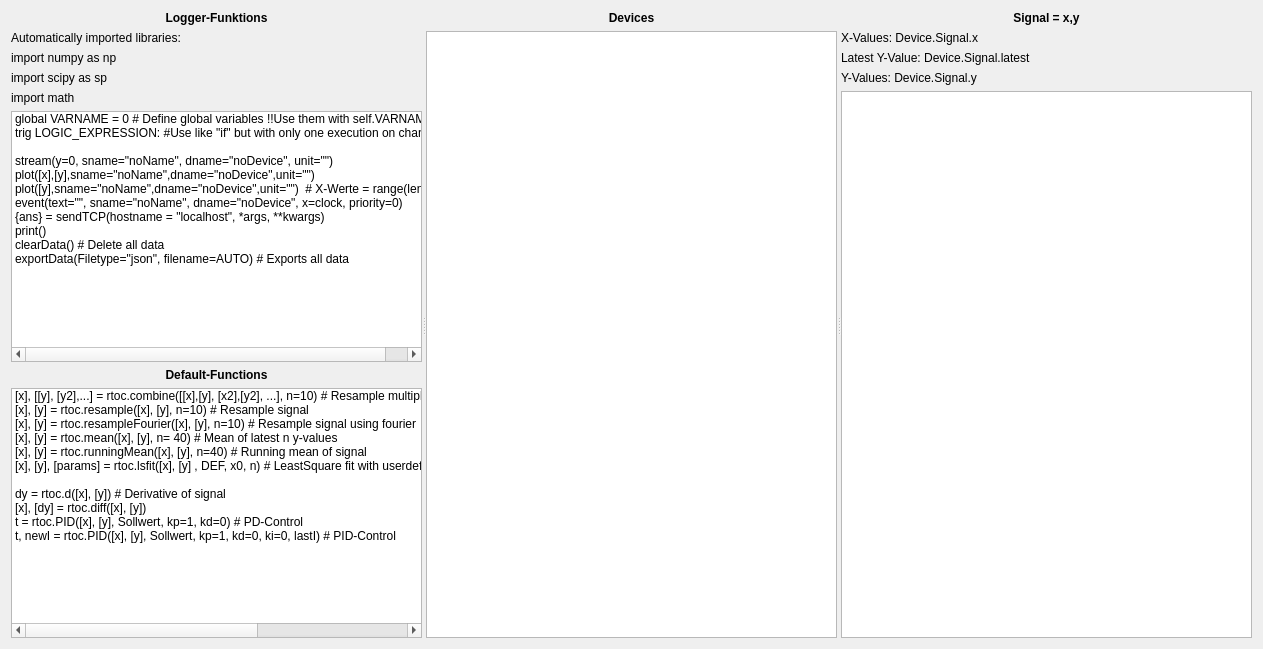
<?xml version="1.0" encoding="UTF-8"?>
<ui version="4.0">
 <class>Form</class>
 <widget class="QWidget" name="Form">
  <property name="geometry">
   <rect>
    <x>0</x>
    <y>0</y>
    <width>1263</width>
    <height>649</height>
   </rect>
  </property>
  <property name="windowTitle">
   <string>Script Help</string>
  </property>
  <layout class="QVBoxLayout" name="verticalLayout_4">
   <item>
    <widget class="QSplitter" name="splitter">
     <property name="orientation">
      <enum>Qt::Horizontal</enum>
     </property>
     <widget class="QWidget" name="verticalLayoutWidget_3">
      <layout class="QVBoxLayout" name="verticalLayout_3">
       <item>
        <widget class="QLabel" name="label_4">
         <property name="font">
          <font>
           <pointsize>9</pointsize>
           <weight>75</weight>
           <bold>true</bold>
          </font>
         </property>
         <property name="text">
          <string>Logger-Funktions</string>
         </property>
         <property name="alignment">
          <set>Qt::AlignCenter</set>
         </property>
        </widget>
       </item>
       <item>
        <widget class="QLabel" name="label_8">
         <property name="text">
          <string>Automatically imported libraries:</string>
         </property>
        </widget>
       </item>
       <item>
        <widget class="QLabel" name="label_9">
         <property name="text">
          <string>import numpy as np</string>
         </property>
        </widget>
       </item>
       <item>
        <widget class="QLabel" name="label_10">
         <property name="text">
          <string>import scipy as sp</string>
         </property>
        </widget>
       </item>
       <item>
        <widget class="QLabel" name="label_11">
         <property name="text">
          <string>import math</string>
         </property>
        </widget>
       </item>
       <item>
        <widget class="QListWidget" name="listWidget_default_2">
         <property name="sizePolicy">
          <sizepolicy hsizetype="Preferred" vsizetype="Expanding">
           <horstretch>0</horstretch>
           <verstretch>0</verstretch>
          </sizepolicy>
         </property>
         <item>
          <property name="text">
           <string>global VARNAME = 0 # Define global variables !!Use them with self.VARNAME!!</string>
          </property>
         </item>
         <item>
          <property name="text">
           <string>trig LOGIC_EXPRESSION: #Use like &quot;if&quot; but with only one execution on change</string>
          </property>
         </item>
         <item>
          <property name="text">
           <string/>
          </property>
         </item>
         <item>
          <property name="text">
           <string>stream(y=0, sname=&quot;noName&quot;, dname=&quot;noDevice&quot;, unit=&quot;&quot;) </string>
          </property>
         </item>
         <item>
          <property name="text">
           <string>plot([x],[y],sname=&quot;noName&quot;,dname=&quot;noDevice&quot;,unit=&quot;&quot;) </string>
          </property>
         </item>
         <item>
          <property name="text">
           <string>plot([y],sname=&quot;noName&quot;,dname=&quot;noDevice&quot;,unit=&quot;&quot;)  # X-Werte = range(len(y))</string>
          </property>
         </item>
         <item>
          <property name="text">
           <string>event(text=&quot;&quot;, sname=&quot;noName&quot;, dname=&quot;noDevice&quot;, x=clock, priority=0) </string>
          </property>
         </item>
         <item>
          <property name="text">
           <string>{ans} = sendTCP(hostname = &quot;localhost&quot;, *args, **kwargs)</string>
          </property>
         </item>
         <item>
          <property name="text">
           <string>print() </string>
          </property>
         </item>
         <item>
          <property name="text">
           <string>clearData() # Delete all data</string>
          </property>
         </item>
         <item>
          <property name="text">
           <string>exportData(Filetype=&quot;json&quot;, filename=AUTO) # Exports all data</string>
          </property>
         </item>
        </widget>
       </item>
       <item>
        <widget class="QLabel" name="label">
         <property name="font">
          <font>
           <pointsize>9</pointsize>
           <weight>75</weight>
           <bold>true</bold>
          </font>
         </property>
         <property name="text">
          <string>Default-Functions</string>
         </property>
         <property name="alignment">
          <set>Qt::AlignCenter</set>
         </property>
        </widget>
       </item>
       <item>
        <widget class="QListWidget" name="listWidget_default">
         <property name="sizePolicy">
          <sizepolicy hsizetype="Preferred" vsizetype="Expanding">
           <horstretch>0</horstretch>
           <verstretch>0</verstretch>
          </sizepolicy>
         </property>
         <item>
          <property name="text">
           <string>[x], [[y], [y2],...] = rtoc.combine([[x],[y], [x2],[y2], ...], n=10) # Resample multiple signals to have same X-values</string>
          </property>
         </item>
         <item>
          <property name="text">
           <string>[x], [y] = rtoc.resample([x], [y], n=10) # Resample signal</string>
          </property>
         </item>
         <item>
          <property name="text">
           <string>[x], [y] = rtoc.resampleFourier([x], [y], n=10) # Resample signal using fourier</string>
          </property>
         </item>
         <item>
          <property name="text">
           <string>[x], [y] = rtoc.mean([x], [y], n= 40) # Mean of latest n y-values</string>
          </property>
         </item>
         <item>
          <property name="text">
           <string>[x], [y] = rtoc.runningMean([x], [y], n=40) # Running mean of signal</string>
          </property>
         </item>
         <item>
          <property name="text">
           <string>[x], [y], [params] = rtoc.lsfit([x], [y] , DEF, x0, n) # LeastSquare fit with userdefined DEF, or predefined: DEF = &quot;linear&quot; or &quot;quad&quot;</string>
          </property>
         </item>
         <item>
          <property name="text">
           <string/>
          </property>
         </item>
         <item>
          <property name="text">
           <string>dy = rtoc.d([x], [y]) # Derivative of signal</string>
          </property>
         </item>
         <item>
          <property name="text">
           <string>[x], [dy] = rtoc.diff([x], [y]) </string>
          </property>
         </item>
         <item>
          <property name="text">
           <string>t = rtoc.PID([x], [y], Sollwert, kp=1, kd=0) # PD-Control</string>
          </property>
         </item>
         <item>
          <property name="text">
           <string>t, newI = rtoc.PID([x], [y], Sollwert, kp=1, kd=0, ki=0, lastI) # PID-Control</string>
          </property>
         </item>
        </widget>
       </item>
      </layout>
     </widget>
     <widget class="QWidget" name="verticalLayoutWidget_2">
      <layout class="QVBoxLayout" name="verticalLayout_2">
       <item>
        <widget class="QLabel" name="label_2">
         <property name="font">
          <font>
           <pointsize>9</pointsize>
           <weight>75</weight>
           <bold>true</bold>
          </font>
         </property>
         <property name="text">
          <string>Devices</string>
         </property>
         <property name="alignment">
          <set>Qt::AlignCenter</set>
         </property>
        </widget>
       </item>
       <item>
        <widget class="QListWidget" name="listWidget">
         <property name="sizePolicy">
          <sizepolicy hsizetype="Preferred" vsizetype="Expanding">
           <horstretch>0</horstretch>
           <verstretch>0</verstretch>
          </sizepolicy>
         </property>
        </widget>
       </item>
      </layout>
     </widget>
     <widget class="QWidget" name="verticalLayoutWidget">
      <layout class="QVBoxLayout" name="verticalLayout">
       <item>
        <widget class="QLabel" name="label_3">
         <property name="font">
          <font>
           <pointsize>9</pointsize>
           <weight>75</weight>
           <bold>true</bold>
          </font>
         </property>
         <property name="text">
          <string>Signal = x,y</string>
         </property>
         <property name="alignment">
          <set>Qt::AlignCenter</set>
         </property>
        </widget>
       </item>
       <item>
        <widget class="QLabel" name="label_5">
         <property name="text">
          <string>X-Values: Device.Signal.x</string>
         </property>
        </widget>
       </item>
       <item>
        <widget class="QLabel" name="label_7">
         <property name="text">
          <string>Latest Y-Value: Device.Signal.latest</string>
         </property>
        </widget>
       </item>
       <item>
        <widget class="QLabel" name="label_6">
         <property name="text">
          <string>Y-Values: Device.Signal.y</string>
         </property>
        </widget>
       </item>
       <item>
        <widget class="QListWidget" name="signalListWidget">
         <property name="sizePolicy">
          <sizepolicy hsizetype="Preferred" vsizetype="Expanding">
           <horstretch>0</horstretch>
           <verstretch>0</verstretch>
          </sizepolicy>
         </property>
        </widget>
       </item>
      </layout>
     </widget>
    </widget>
   </item>
  </layout>
 </widget>
 <resources/>
 <connections/>
</ui>
